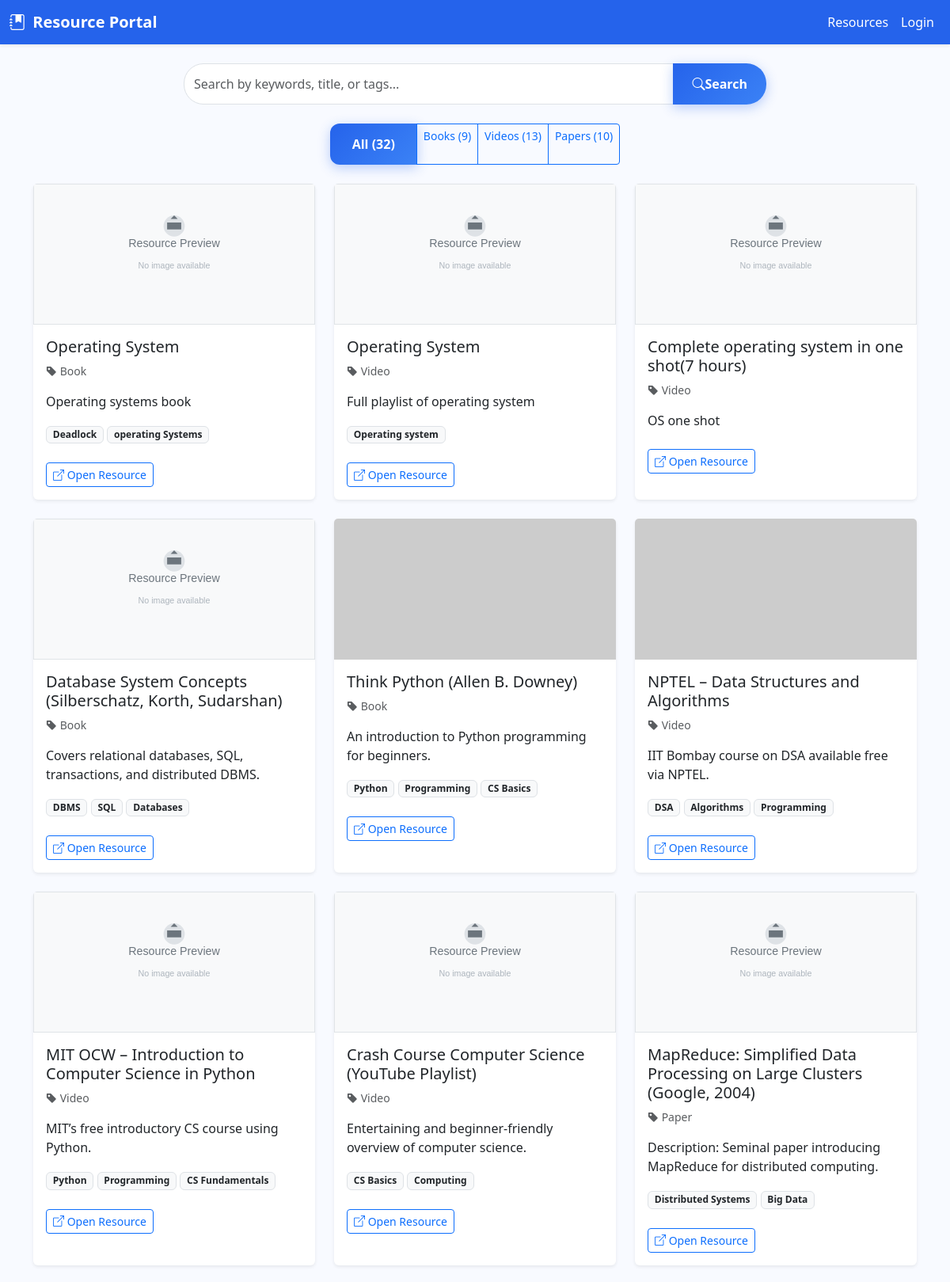
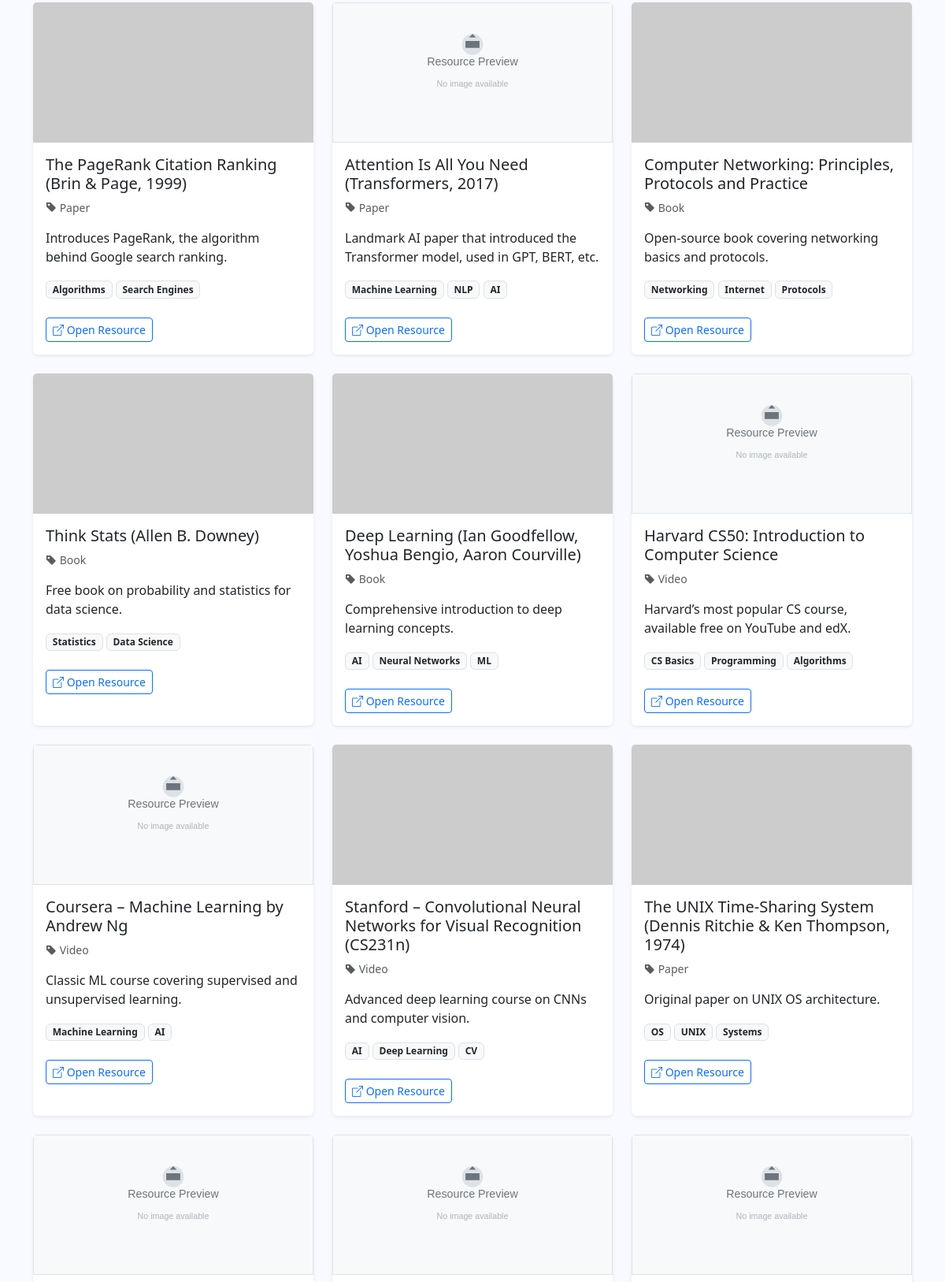
Page /resources (upper part) on the committed database (2 pictures, top to bottom).
### models.py (models this page shows, shortened)
class Resource(db.Model):
    __tablename__ = 'resources'
    id = db.Column(db.Integer, primary_key=True)
    title = db.Column(db.String(200), nullable=False)
    description = db.Column(db.Text, nullable=False)
    type = db.Column(db.String(50), nullable=False)  # Book, Video, Paper
    tags = db.Column(db.String(500))  # Comma-separated tags
    image_url = db.Column(db.String(500))
    link = db.Column(db.String(500), nullable=False)

### app.py (the view)
@app.route('/resources')
def resources():
    search_query = request.args.get('q', '').strip()
    filter_type = request.args.get('type', '')
    book_count = Resource.query.filter_by(type='Book').count()
    video_count = Resource.query.filter_by(type='Video').count()
    paper_count = Resource.query.filter_by(type='Paper').count()
    total_count = Resource.query.count()
    if search_query:
        tfidf_index.build_index(Resource.query.all())
        results = tfidf_index.search_index(search_query, type_filter=filter_type if filter_type in ['Book', 'Video', 'Paper'] else None)
        resources_for_template = []
        for resource, score in results:
            resource.score = score
            resources_for_template.append(resource)
        current_app.logger.info(f"Search q={search_query!r} with filter={filter_type} returned {len(results)} results. Index size: {tfidf_index.index_size()}")
        return render_template('resources.html',
                             resources=resources_for_template,
                             search_query=search_query,
                             filter_type=filter_type,
                             book_count=book_count,
                             video_count=video_count,
                             paper_count=paper_count,
                             total_count=total_count,
                             is_search=True,
                             search_results_count=len(resources_for_template))
    else:
        if filter_type and filter_type in ['Book', 'Video', 'Paper']:
            filtered_resources = Resource.query.filter_by(type=filter_type).all()
        else:
            filtered_resources = Resource.query.all()
        return render_template('resources.html',
                             resources=filtered_resources,
                             search_query=search_query,
                             filter_type=filter_type,
                             book_count=book_count,
                             video_count=video_count,
                             paper_count=paper_count,
                             total_count=total_count,
                             is_search=False)

### templates/resources.html (shortened to what this page needs)
{% extends "base.html" %}
{% block content %}
<div class="row mb-4">
  <div class="col-md-8 mx-auto">
    <form class="input-group search-bar" action="{{ url_for('resources') }}" method="get">
      <input type="text" name="q" class="form-control" placeholder="Search by keywords, title, or tags..." value="{{ search_query|default('') }}">
      <button class="btn btn-primary px-4" type="submit"><i class="bi bi-search"></i> Search</button>
    </form>
  </div>
</div>
<div class="row mb-4">
  <div class="col-md-10 mx-auto text-center">
    <div class="btn-group" role="group">
      <a href="{{ url_for('resources', q=search_query) if search_query else url_for('resources') }}"
         class="btn btn-sm {% if not filter_type %}btn-primary{% else %}btn-outline-primary{% endif %}">
        All ({{ total_count }})
      </a>
      <a href="{{ url_for('resources', type='Book', q=search_query) if search_query else url_for('resources', type='Book') }}"
         class="btn btn-sm {% if filter_type=='Book' %}btn-primary{% else %}btn-outline-primary{% endif %}">
        Books ({{ book_count }})
      </a>
      <a href="{{ url_for('resources', type='Video', q=search_query) if search_query else url_for('resources', type='Video') }}"
         class="btn btn-sm {% if filter_type=='Video' %}btn-primary{% else %}btn-outline-primary{% endif %}">
        Videos ({{ video_count }})
      </a>
      <a href="{{ url_for('resources', type='Paper', q=search_query) if search_query else url_for('resources', type='Paper') }}"
         class="btn btn-sm {% if filter_type=='Paper' %}btn-primary{% else %}btn-outline-primary{% endif %}">
        Papers ({{ paper_count }})
      </a>
    </div>
  </div>
</div>
<div class="row">
  {% if resources %}
    {% for r in resources %}
      <div class="col-md-4 mb-4">
        <div class="card shadow-sm h-100 border-0">
          {% if r.image_url %}
            <img src="{{ r.image_url }}" class="card-img-top" alt="{{ r.title }}" onerror="handleImageError(this)">
          {% else %}
            <img src="{{ url_for('static', filename='images/placeholder.svg') }}" class="card-img-top" alt="{{ r.title }}">
          {% endif %}
          <div class="card-body">
            <h5 class="card-title">{{ r.title }}</h5>
            <p class="card-text text-muted small">
              <i class="bi bi-tag-fill"></i> {{ r.type|capitalize }}
            </p>
            <p class="card-text">{{ r.description[:120] }}{% if r.description|length > 120 %}...{% endif %}</p>
            {% if r.tags %}
              <p>
                {% for tag in r.tags.split(',') %}
                  <span class="badge bg-light text-dark border">{{ tag.strip() }}</span>
                {% endfor %}
              </p>
            {% endif %}
            <a href="{{ r.link }}" target="_blank" class="btn btn-sm btn-outline-primary mt-2">
              <i class="bi bi-box-arrow-up-right"></i> Open Resource
            </a>
          </div>
        </div>
      </div>
    {% endfor %}
  {% else %}
    <div class="col-12 text-center">
      <p class="text-muted">No resources found for your search.</p>
    </div>
  {% endif %}
</div>
{% endblock %}

### templates/base.html (shortened to what this page needs)
<!DOCTYPE html>
<html lang="en">
<head>
  <link href="https://cdn.jsdelivr.net/npm/bootstrap@5.3.2/dist/css/bootstrap.min.css" rel="stylesheet">
  <link href="https://cdn.jsdelivr.net/npm/bootstrap-icons@1.11.1/font/bootstrap-icons.css" rel="stylesheet">
  <link href="https://cdnjs.cloudflare.com/ajax/libs/font-awesome/6.0.0/css/all.min.css" rel="stylesheet">
  <link href="{{ url_for('static', filename='css/styles.css') }}" rel="stylesheet">
</head>
<body>
  <nav class="navbar navbar-expand-lg navbar-dark shadow-sm">
    <div class="container-fluid">
      <a class="navbar-brand fw-bold" href="{{ url_for('home') }}">
        <i class="bi bi-journal-bookmark-fill me-1"></i> Resource Portal
      </a>
      <div class="collapse navbar-collapse" id="navbarNav">
        <ul class="navbar-nav ms-auto">
          <li class="nav-item"><a class="nav-link" href="{{ url_for('resources') }}">Resources</a></li>
          {% if current_user.is_authenticated %}
            <li class="nav-item"><a class="nav-link" href="{{ url_for('admin_panel') }}">Admin</a></li>
            <li class="nav-item"><a class="nav-link" href="{{ url_for('logout') }}">Logout</a></li>
          {% else %}
            <li class="nav-item"><a class="nav-link" href="{{ url_for('login') }}">Login</a></li>
          {% endif %}
        </ul>
      </div>
    </div>
  </nav>
  <div class="container mt-4">
    {% block content %}{% endblock %}
  </div>
</body>
</html>

### static/css/styles.css (style rules this page uses)
.btn-primary, .btn-secondary { display: inline-flex; align-items: center; padding: 14px 28px; border-radius: 12px; font-weight: 600; font-size: 1rem; text-decoration: none; transition: all 0.3s cubic-bezier(0.4, 0, 0.2, 1); border: none; cursor: pointer; position: relative; overflow: hidden; }
.btn-primary { background: linear-gradient(135deg, #2563eb, #3b82f6); color: white; box-shadow: 0 4px 15px rgba(37, 99, 235, 0.3); }

### templates/base.html (style rules this page uses)
body { background:#f8faff; font-family: 'Segoe UI', sans-serif; }
.navbar { background: #2563EB; }
.navbar-brand, .nav-link { color: white !important; font-weight: 500; }
.search-bar input { border-radius: 25px 0 0 25px; }
.search-bar button { border-radius: 0 25px 25px 0; }

### rows in the picture
Resource: title "Operating System", type "Book", description "Operating systems book", strip "Deadlock" "operating Systems"
Resource: title "Operating System", type "Video", description "Full playlist of operating system", strip "Operating system"
Resource: title "Complete operating system in one shot(7 hours)", type "Video", description "OS one shot"
Resource: title "Database System Concepts (Silberschatz, Korth, Sudarshan)", type "Book", description "Covers relational databases, SQL, transactions, and distributed DBMS.", strip "DBMS" "SQL" "Databases"
Resource: title "Think Python (Allen B. Downey)", type "Book", description "An introduction to Python programming for beginners.", strip "Python" "Programming" "CS Basics"
Resource: title "NPTEL – Data Structures and Algorithms", type "Video", description "IIT Bombay course on DSA available free via NPTEL.", strip "DSA" "Algorithms" "Programming"
Resource: title "MIT OCW – Introduction to Computer Science in Python", type "Video", description "MIT’s free introductory CS course using Python.", strip "Python" "Programming" "CS Fundamentals"
Resource: title "Crash Course Computer Science (YouTube Playlist)", type "Video", description "Entertaining and beginner-friendly overview of computer science.", strip "CS Basics" "Computing"
Resource: title "MapReduce: Simplified Data Processing on Large Clusters (Google, 2004)", type "Paper", description "Description: Seminal paper introducing MapReduce for distributed computing.", strip "Distributed Systems" "Big Data"
Resource: title "The PageRank Citation Ranking (Brin & Page, 1999)", type "Paper", description "Introduces PageRank, the algorithm behind Google search ranking.", strip "Algorithms" "Search Engines"
Resource: title "Attention Is All You Need (Transformers, 2017)", type "Paper", description "Landmark AI paper that introduced the Transformer model, used in GPT, BERT, etc.", strip "Machine Learning" "NLP" "AI"
Resource: title "Computer Networking: Principles, Protocols and Practice", type "Book", description "Open-source book covering networking basics and protocols.", strip "Networking" "Internet" "Protocols"
Resource: title "Think Stats (Allen B. Downey)", type "Book", description "Free book on probability and statistics for data science.", strip "Statistics" "Data Science"
Resource: title "Deep Learning (Ian Goodfellow, Yoshua Bengio, Aaron Courville)", type "Book", description "Comprehensive introduction to deep learning concepts.", strip "AI" "Neural Networks" "ML"
Resource: title "Harvard CS50: Introduction to Computer Science", type "Video", description "Harvard’s most popular CS course, available free on YouTube and edX.", strip "CS Basics" "Programming" "Algorithms"
Resource: title "Coursera – Machine Learning by Andrew Ng", type "Video", description "Classic ML course covering supervised and unsupervised learning.", strip "Machine Learning" "AI"
Resource: title "Stanford – Convolutional Neural Networks for Visual Recognition (CS231n)", type "Video", description "Advanced deep learning course on CNNs and computer vision.", strip "AI" "Deep Learning" "CV"
Resource: title "The UNIX Time-Sharing System (Dennis Ritchie & Ken Thompson, 1974)", type "Paper", description "Original paper on UNIX OS architecture.", strip "OS" "UNIX" "Systems"

### other values in the picture
{{ total_count }} "32"
{{ book_count }} "9"
{{ video_count }} "13"
{{ paper_count }} "10"
